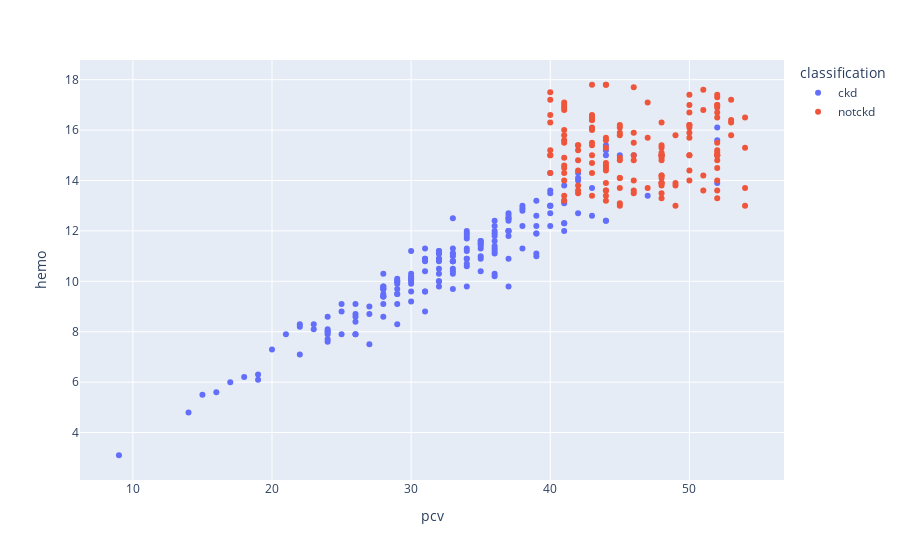

The notebook cell saved with this chart:
### Code cell
scatters('pcv','hemo')

### Figure 1 — Plotly figure (JSON) as saved in the notebook; plotly's stock layout.template omitted (floating-point values rounded to 4 significant figures; data arrays with more than 128 entries replaced by an {"elided": "..."} marker saying what was removed)
{"data": [{"hovertemplate": "classification=ckd<br>pcv=%{x}<br>hemo=%{y}<extra></extra>", "legendgroup": "ckd", "marker": {"color": "#636efa", "symbol": "circle"}, "mode": "markers", "name": "ckd", "orientation": "v", "showlegend": true, "type": "scatter", "x": {"elided": "250 int values"}, "xaxis": "x", "y": {"elided": "250 float values"}, "yaxis": "y"}, {"hovertemplate": "classification=notckd<br>pcv=%{x}<br>hemo=%{y}<extra></extra>", "legendgroup": "notckd", "marker": {"color": "#EF553B", "symbol": "circle"}, "mode": "markers", "name": "notckd", "orientation": "v", "showlegend": true, "type": "scatter", "x": {"elided": "150 int values"}, "xaxis": "x", "y": {"elided": "150 float values"}, "yaxis": "y"}], "layout": {"legend": {"title": {"text": "classification"}, "tracegroupgap": 0}, "margin": {"t": 60}, "xaxis": {"anchor": "y", "domain": [0, 1], "title": {"text": "pcv"}}, "yaxis": {"anchor": "x", "domain": [0, 1], "title": {"text": "hemo"}}}}
